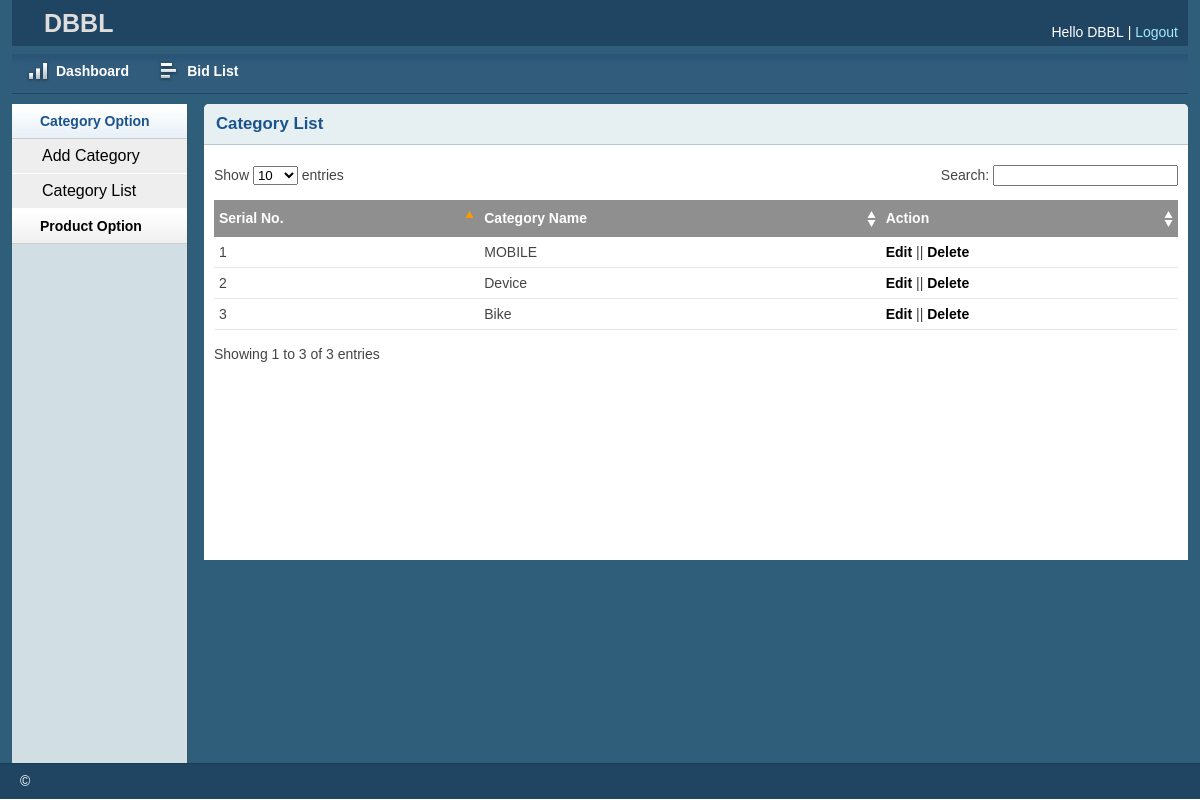
The app's page /Bank/catlist.php (signed in) with its own data.
### tables this page shows
CREATE TABLE `tbl_category` (
  `catId` int(11) NOT NULL,
  `catName` varchar(255) NOT NULL,
  `bank_name` varchar(250) NOT NULL
);

### lib/Database.php (called while the page is built, shortened)
<?php
Class Database{
 public $host   = DB_HOST;
 public $user   = DB_USER;
 public $pass   = DB_PASS;
 public $dbname = DB_NAME;
 public $link;
private function connectDB(){
 $this->link = new mysqli($this->host, $this->user, $this->pass,
  $this->dbname);
 }
public function select($query){
  $result = $this->link->query($query) or
   die($this->link->error.__LINE__);
  if($result->num_rows > 0){
    return $result;
  } else {
    return false;
  }
 }
}

### lib/Session.php (called while the page is built, shortened)
    <?php
class Session{
     public static function get($key){
      if (isset($_SESSION[$key])) {
       return $_SESSION[$key];
      } else {
       return false;
      }
     }
    }
    ?>

### classes/Category.php (called while the page is built, shortened)
<?php
$filepath = realpath(dirname(__FILE__));
include_once ($filepath.'/../lib/Database.php');
?>
<?php
class Category
{
	private $db;
	public function __construct()
	{
		$this->db = new Database();
	}
	public function getAllCat(){
		$bankName = Session::get('bank_name');
		$query = "SELECT * FROM tbl_category where bank_name= '$bankName'";
		$result = $this->db->select($query);
		return $result;
	}
}
?>

### Bank/catlist.php (the view, shortened to what this page needs)
<?php include 'inc/header.php';?>
<?php include 'inc/sidebar.php';?>
<?php
include '../classes/Category.php';
?>
<?php
    $cat = new Category();
    ?>
        <div class="grid_10">
            <div class="box round first grid">
                <h2>Category List</h2>
                <div class="block">
                    <table class="data display datatable" id="example">
					<thead>
						<tr>
							<th>Serial No.</th>
							<th>Category Name</th>
							<th>Action</th>
						</tr>
					</thead>
					<tbody>
					<?php
						$getCat = $cat->getAllCat();
						if ($getCat) {
							$i = 0;
							while ($result = $getCat->fetch_assoc()) {
								$i++;
					?>
						<tr class="odd gradeX">
							<td><?php echo $i;?></td>
							<td><?php echo $result['catName']?></td>
							<td><a href="catedit.php?catId=<?php echo $result['catId']?>">Edit</a> ||
							<a onclick="return confirm('Are You Sure?')" href="?delcat=<?php echo $result['catId']?>">Delete</a></td>
						</tr>
						<?php } } ?>
					</tbody>
				</table>
               </div>
            </div>
        </div>
<?php include 'inc/footer.php';?>

### Bank/css/layout.css (style rules this page uses)
body { background: #fff none repeat scroll 0 0; color: #444; font-size: 14px; padding: 0; }
a { color: #000; font-weight:bold; text-decoration: none; }
h1, h2, h3, h4, h5, h6 { line-height:1.2em; margin-bottom:.3em; }
h2 { margin-top:1em; }
.box { background:#fff; margin-bottom:20px; padding:10px 10px 10px 10px; margin-left:-8px; }
.box.grid { padding-bottom:40px; }
.box.round { -moz-border-radius: 5px 5px 0px 0px; -webkit-border-radius: 5px 5px 0px 0px; border-radius: 5px 5px 0px 0px; }
.box h2 { font-size:1.2em; font-weight:bold; color:#1B548D; background:#E6F0F3; margin:-10px -10px 0 -10px; padding:10px 12px; border-bottom:1px solid #B3CBD6; -moz-border-radius: 5px 5px 0px 0px; -webkit-border-radius: 5px 5px 0px 0px; border-radius: 5px 5px 0px 0px; }
.box.first { min-height: 406px; }
.block { padding-top:20px; }
.block { padding-bottom:1px; }
table.display { margin: 0 auto; clear: both; width: 100%; }
.sorting_asc { background: #8f8f8f url(../img/table/sort_asc.png) no-repeat center right; padding:8px 5px; text-align:left; color:#fff; }
.sorting { background:#8f8f8f url(../img/table/sort_both.png) no-repeat center right; padding:8px 5px; text-align:left; color:#fff; }
tr.odd { height: 30px; line-height: 30px; border-bottom:1px solid #e6e6e6; }
tr.even { height: 30px; line-height: 30px; border-bottom:1px solid #e6e6e6; }
tr.odd td, tr.even td { padding-left:5px; }

### records on screen
tbl_category: catName "MOBILE"
tbl_category: catName "Device"
tbl_category: catName "Bike"

### other values on screen
Session::get('bank_name') "DBBL"
